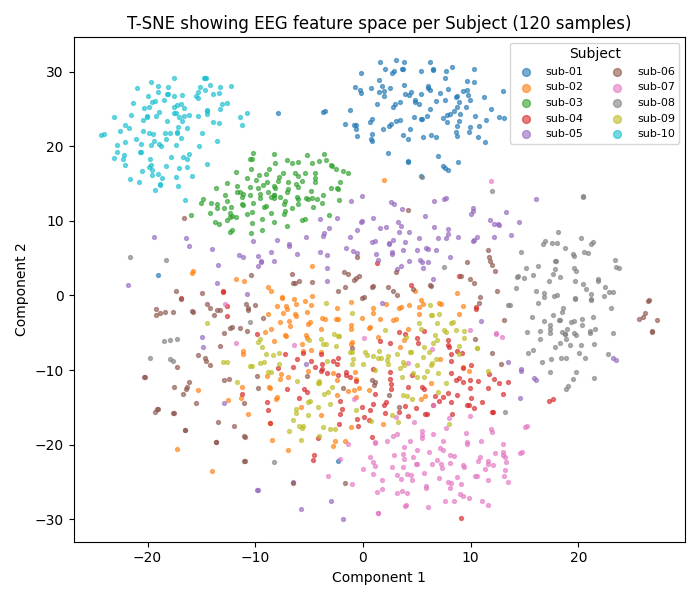

Python code for this plot:
from sklearn.calibration import label_binarize
from sklearn.linear_model import LogisticRegression
from sklearn.preprocessing import StandardScaler
import torch
import os
import scipy.io as sio
from sklearn.model_selection import train_test_split
import numpy as np
from sklearn import preprocessing, svm, cluster
from sklearn.preprocessing import PolynomialFeatures
from sklearn import svm
from sklearn.neighbors import KNeighborsClassifier
from sklearn.ensemble import HistGradientBoostingClassifier, StackingClassifier, RandomForestClassifier, VotingClassifier
from sklearn.decomposition import PCA
from sklearn.discriminant_analysis import LinearDiscriminantAnalysis
from sklearn.metrics import accuracy_score, precision_recall_curve, average_precision_score, precision_recall_fscore_support, confusion_matrix, classification_report, f1_score, precision_score, recall_score
from sklearn.pipeline import Pipeline
from sklearn.compose import ColumnTransformer
from sklearn.linear_model import RidgeClassifier
import mmbra
import matplotlib.pyplot as plt
from sklearn.preprocessing import label_binarize
from cwvclassifier import ClassWeightedVotingClassifier 
from sklearn.manifold import TSNE


#Data paths
data_dir_root = os.path.join('./data', 'ThingsEEG-Text')
image_model = 'pytorch/cornet_s'
text_model = 'CLIPText'
roi = '17channels'

#Initialise variables
subjects = [f"sub-{i:02d}" for i in range(1, 11)]
train_brain, train_image, train_text, train_label = [[] for i in range(10)], [[] for i in range(10)], [[] for i in range(10)], [[] for i in range(10)]
fine_tune_brain, fine_tune_image, fine_tune_text, fine_tune_label = [[] for i in range(10)], [[] for i in range(10)], [[] for i in range(10)], [[] for i in range(10)]
test_brain, test_image, test_text, test_label = [[] for i in range(10)], [[] for i in range(10)], [[] for i in range(10)], [[] for i in range(10)]
NUM_CLASSES = 120
SAMPLES_PER_CLASS = 10
TRAIN_PER_CLASS = 1
FINE_TUNE_PER_CLASS = 2

num = 0 #Funky counter thingy for the for loop
for sbj in subjects:
    #Load data
    print(f"Loading {sbj}")
    brain_dir = os.path.join(data_dir_root, 'brain_feature', roi, sbj)
    image_dir_seen = os.path.join(data_dir_root, 'visual_feature/ThingsTrain', image_model, sbj)
    #image_dir_unseen = os.path.join(data_dir_root, 'visual_feature/ThingsTest', image_model, sbj)
    text_dir_seen = os.path.join(data_dir_root, 'textual_feature/ThingsTrain/text', text_model, sbj)
    #text_dir_unseen = os.path.join(data_dir_root, 'textual_feature/ThingsTest/text', text_model, sbj)

    brain = sio.loadmat(os.path.join(brain_dir, 'eeg_train_data_within.mat'))['data'].astype('double') * 2.0
    label = sio.loadmat(os.path.join(brain_dir, 'eeg_train_data_within.mat'))['class_idx'].T.astype('int')
    
    #Idk what this does but it was in the colab code and i aint touching it
    brain = brain[:, :, 20:80]  # 70ms–400ms
    brain = np.reshape(brain, (brain.shape[0], -1))

    #Only get the correct number of classes
    idx = np.squeeze(np.where(label < (NUM_CLASSES+1), True, False))
    brain, label = brain[idx, :], label[idx]
    
    #TRAINING DATA
    for i in range(NUM_CLASSES):
        start = i * SAMPLES_PER_CLASS
        end = start + SAMPLES_PER_CLASS
        train_brain[num].append(brain[start:start+TRAIN_PER_CLASS])
    num+=1 #important


for i in range(10):
    #Train data
    train_brain[i] = np.vstack(train_brain[i])
    print(np.array(train_brain[i]).shape)
print(np.array(train_brain).shape)
#X_all = np.vstack([train_brain[s] for s in range(9)])#only visualise train subjects
X_all = np.array([train_brain[s] for s in range(10)])
# print(np.array(X_all).shape)
# y_subject = [s for s in subjects if s != subjects[9]]
# scaler = StandardScaler().fit(X_all)
# X_scaled = scaler.transform(X_all)

# pca = PCA(n_components=50, random_state=42).fit(X_scaled)
# X_pca = pca.transform(X_scaled)
# X_tsne = TSNE(
#     n_components=2,
#     perplexity=30,
#     learning_rate='auto',
#     init='pca',
#     random_state=42
# ).fit_transform(X_pca)
X_flat = X_all.reshape(-1, X_all.shape[-1])
subjects = np.repeat(np.arange(X_all.shape[0]), X_all.shape[1])

# Scale (fit once)
scaler = StandardScaler().fit(X_flat)
X_scaled = scaler.transform(X_flat)

# PCA
X_pca = PCA(n_components=50, random_state=42).fit_transform(X_scaled)

# t-SNE
X_tsne = TSNE(
    n_components=2,
    perplexity=30,
    init='pca',
    random_state=42
).fit_transform(X_pca)


import numpy as np
import matplotlib.pyplot as plt

plt.figure(figsize=(7, 6))

for s in np.unique(subjects):
    idx = subjects == s
    plt.scatter(
        X_tsne[idx, 0],
        X_tsne[idx, 1],
        s=8,
        alpha=0.6,
        label=f"sub-{s+1:02d}"
    )

plt.xlabel("Component 1")
plt.ylabel("Component 2")
plt.title("T-SNE showing EEG feature space per Subject (120 samples)")
plt.legend(markerscale=2, fontsize=8, ncol=2, title="Subject")
plt.tight_layout()
plt.show()



# import matplotlib.pyplot as plt
# print(X_tsne.shape)
# subjects = [f"sub-{i:02d}" for i in range(1, 10)]
# indexes = list(range(9))
# plt.figure(figsize=(7, 6))
# for i in indexes:
#     idx = subjects == i
#     print(X_tsne[i, 0], X_tsne[i, 1])
#     plt.scatter(
#         X_tsne[idx, 0],
#         X_tsne[idx, 1],
#         s=8,
#         alpha=0.6,
#         label=f'{subjects[i]}'
#     )

# plt.legend(markerscale=2, fontsize=8)
# plt.title("t-SNE of Feature Space Coloured by Subject")
# plt.xlabel("t-SNE Dimension 1")
# plt.ylabel("t-SNE Dimension 2")
# plt.tight_layout()
# plt.show()
